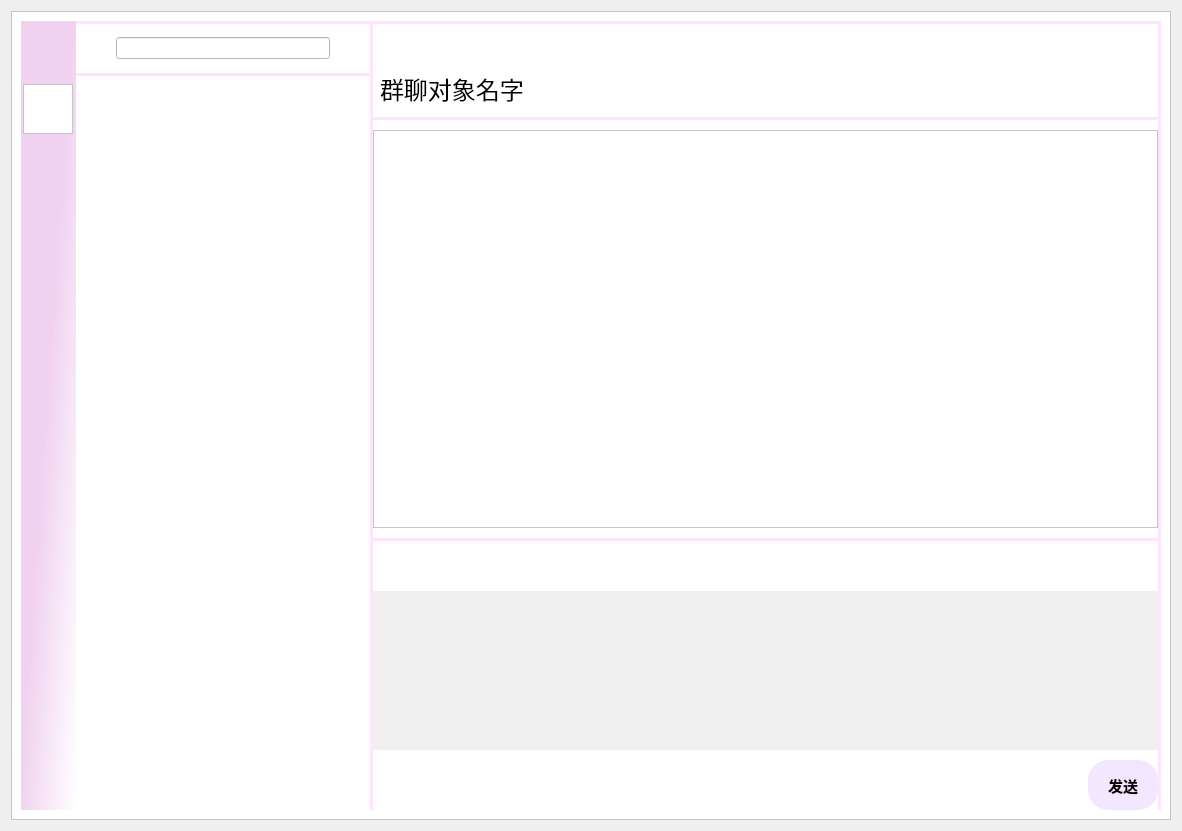
<?xml version="1.0" encoding="UTF-8"?>
<ui version="4.0">
 <class>Form</class>
 <widget class="QWidget" name="Form">
  <property name="geometry">
   <rect>
    <x>0</x>
    <y>0</y>
    <width>1182</width>
    <height>831</height>
   </rect>
  </property>
  <property name="maximumSize">
   <size>
    <width>16777215</width>
    <height>16777215</height>
   </size>
  </property>
  <property name="windowTitle">
   <string>Form</string>
  </property>
  <property name="styleSheet">
   <string notr="true"/>
  </property>
  <layout class="QGridLayout" name="gridLayout">
   <item row="0" column="0">
    <widget class="QFrame" name="frame">
     <property name="minimumSize">
      <size>
       <width>31</width>
       <height>31</height>
      </size>
     </property>
     <property name="font">
      <font>
       <family>微软雅黑</family>
      </font>
     </property>
     <property name="styleSheet">
      <string notr="true">background-color: rgb(255, 255, 255);
</string>
     </property>
     <property name="frameShape">
      <enum>QFrame::StyledPanel</enum>
     </property>
     <property name="frameShadow">
      <enum>QFrame::Raised</enum>
     </property>
     <layout class="QHBoxLayout" name="horizontalLayout_11">
      <item>
       <layout class="QHBoxLayout" name="horizontalLayout_10" stretch="0,3,0,8,0">
        <property name="spacing">
         <number>0</number>
        </property>
        <item>
         <widget class="QWidget" name="tool_" native="true">
          <property name="minimumSize">
           <size>
            <width>55</width>
            <height>0</height>
           </size>
          </property>
          <property name="maximumSize">
           <size>
            <width>55</width>
            <height>16777215</height>
           </size>
          </property>
          <property name="styleSheet">
           <string notr="true">#tool_{
	background-color: qlineargradient(spread:pad, x1:0, y1:0, x2:1, y2:1, stop:0.467662 rgba(240, 209, 240, 255), stop:1 rgba(255, 255, 255, 255));}
</string>
          </property>
          <layout class="QVBoxLayout" name="verticalLayout">
           <property name="leftMargin">
            <number>0</number>
           </property>
           <property name="rightMargin">
            <number>0</number>
           </property>
           <item>
            <spacer name="verticalSpacer_4">
             <property name="orientation">
              <enum>Qt::Vertical</enum>
             </property>
             <property name="sizeType">
              <enum>QSizePolicy::Fixed</enum>
             </property>
             <property name="sizeHint" stdset="0">
              <size>
               <width>17</width>
               <height>17</height>
              </size>
             </property>
            </spacer>
           </item>
           <item>
            <layout class="QHBoxLayout" name="horizontalLayout_5">
             <property name="spacing">
              <number>0</number>
             </property>
             <property name="sizeConstraint">
              <enum>QLayout::SetNoConstraint</enum>
             </property>
             <property name="leftMargin">
              <number>0</number>
             </property>
             <property name="rightMargin">
              <number>0</number>
             </property>
            </layout>
           </item>
           <item>
            <spacer name="verticalSpacer_2">
             <property name="orientation">
              <enum>Qt::Vertical</enum>
             </property>
             <property name="sizeType">
              <enum>QSizePolicy::Fixed</enum>
             </property>
             <property name="sizeHint" stdset="0">
              <size>
               <width>17</width>
               <height>37</height>
              </size>
             </property>
            </spacer>
           </item>
           <item>
            <layout class="QHBoxLayout" name="horizontalLayout_12">
             <item>
              <widget class="QFrame" name="frame_4">
               <property name="sizePolicy">
                <sizepolicy hsizetype="Fixed" vsizetype="Fixed">
                 <horstretch>0</horstretch>
                 <verstretch>0</verstretch>
                </sizepolicy>
               </property>
               <property name="minimumSize">
                <size>
                 <width>50</width>
                 <height>50</height>
                </size>
               </property>
               <property name="maximumSize">
                <size>
                 <width>50</width>
                 <height>50</height>
                </size>
               </property>
               <property name="contextMenuPolicy">
                <enum>Qt::PreventContextMenu</enum>
               </property>
               <property name="layoutDirection">
                <enum>Qt::LeftToRight</enum>
               </property>
               <property name="styleSheet">
                <string notr="true">border-image: url(:/chat_icon/chat_icon/1559839459357.jpeg);</string>
               </property>
               <property name="frameShape">
                <enum>QFrame::StyledPanel</enum>
               </property>
               <property name="frameShadow">
                <enum>QFrame::Raised</enum>
               </property>
              </widget>
             </item>
            </layout>
           </item>
           <item>
            <layout class="QHBoxLayout" name="horizontalLayout_2">
             <item>
              <widget class="QPushButton" name="pushButton">
               <property name="minimumSize">
                <size>
                 <width>30</width>
                 <height>30</height>
                </size>
               </property>
               <property name="maximumSize">
                <size>
                 <width>30</width>
                 <height>30</height>
                </size>
               </property>
               <property name="styleSheet">
                <string notr="true">QPushButton
{border-image: url(:/chat_icon/chat_icon/qipao_empty.png);
background-color: transparent;
background-repeat: no-repeat;
    	background-position: center;
		background-size: 100% 100%;
        border: none;
        min-width: 30px;
        min-height: 30px;}
QPushButton:hover{
	border-image: url(:/chat_icon/chat_icon/qipao_fill.png);
	
}

QPushButton:pressed {
	background-color: rgb(255, 255, 255);
}</string>
               </property>
               <property name="text">
                <string/>
               </property>
              </widget>
             </item>
            </layout>
           </item>
           <item>
            <layout class="QHBoxLayout" name="horizontalLayout_4">
             <item>
              <widget class="QPushButton" name="pushButton_2">
               <property name="minimumSize">
                <size>
                 <width>30</width>
                 <height>30</height>
                </size>
               </property>
               <property name="maximumSize">
                <size>
                 <width>30</width>
                 <height>30</height>
                </size>
               </property>
               <property name="layoutDirection">
                <enum>Qt::LeftToRight</enum>
               </property>
               <property name="autoFillBackground">
                <bool>false</bool>
               </property>
               <property name="styleSheet">
                <string notr="true">QPushButton{border-image: url(:/chat_icon/chat_icon/icons8-customer-50.png);
background-color: transparent;
background-repeat: no-repeat;
    	background-position: center;
        border: none;
        min-width: 30px;
        min-height: 30px;}
QPushButton:hover{
	border-image: url(:/chat_icon/chat_icon/icons8-customer-fill-50 .png);
}

QPushButton:pressed {
	background-color: rgb(255, 255, 255);
}</string>
               </property>
               <property name="text">
                <string/>
               </property>
              </widget>
             </item>
            </layout>
           </item>
           <item>
            <spacer name="verticalSpacer">
             <property name="orientation">
              <enum>Qt::Vertical</enum>
             </property>
             <property name="sizeHint" stdset="0">
              <size>
               <width>17</width>
               <height>438</height>
              </size>
             </property>
            </spacer>
           </item>
           <item>
            <layout class="QHBoxLayout" name="horizontalLayout_3">
             <item>
              <widget class="QPushButton" name="pushButton_3">
               <property name="minimumSize">
                <size>
                 <width>30</width>
                 <height>30</height>
                </size>
               </property>
               <property name="maximumSize">
                <size>
                 <width>30</width>
                 <height>30</height>
                </size>
               </property>
               <property name="styleSheet">
                <string notr="true">QPushButton{
border-image: url(:/chat_icon/chat_icon/set_empty.png);
background-color: transparent;
background-repeat: no-repeat;
    	background-position: center;
        border: none;
        min-width: 30px;
        min-height: 30px;}
QPushButton:hover{
	border-image: url(:/chat_icon/chat_icon/set_fill.png);
	
}

QPushButton:pressed {
	background-color: rgb(255, 255, 255);
}</string>
               </property>
               <property name="text">
                <string/>
               </property>
              </widget>
             </item>
            </layout>
           </item>
           <item>
            <spacer name="verticalSpacer_5">
             <property name="orientation">
              <enum>Qt::Vertical</enum>
             </property>
             <property name="sizeType">
              <enum>QSizePolicy::Fixed</enum>
             </property>
             <property name="sizeHint" stdset="0">
              <size>
               <width>17</width>
               <height>17</height>
              </size>
             </property>
            </spacer>
           </item>
          </layout>
         </widget>
        </item>
        <item>
         <layout class="QVBoxLayout" name="verticalLayout_2">
          <property name="spacing">
           <number>12</number>
          </property>
          <property name="topMargin">
           <number>0</number>
          </property>
          <item>
           <widget class="Line" name="line_8">
            <property name="styleSheet">
             <string notr="true">background-color: rgb(255, 228, 255);
color: rgb(255, 228, 255);
border:None</string>
            </property>
            <property name="orientation">
             <enum>Qt::Horizontal</enum>
            </property>
           </widget>
          </item>
          <item>
           <layout class="QHBoxLayout" name="horizontalLayout" stretch="0,0,0">
            <property name="spacing">
             <number>10</number>
            </property>
            <property name="sizeConstraint">
             <enum>QLayout::SetFixedSize</enum>
            </property>
            <property name="leftMargin">
             <number>5</number>
            </property>
            <property name="rightMargin">
             <number>5</number>
            </property>
            <item>
             <widget class="QFrame" name="frame_3">
              <property name="sizePolicy">
               <sizepolicy hsizetype="Fixed" vsizetype="Fixed">
                <horstretch>0</horstretch>
                <verstretch>0</verstretch>
               </sizepolicy>
              </property>
              <property name="minimumSize">
               <size>
                <width>25</width>
                <height>25</height>
               </size>
              </property>
              <property name="maximumSize">
               <size>
                <width>25</width>
                <height>25</height>
               </size>
              </property>
              <property name="styleSheet">
               <string notr="true">border-image: url(:/chat_icon/chat_icon/serash.png)0 0 0 0;
background-color: transparent;</string>
              </property>
              <property name="frameShape">
               <enum>QFrame::StyledPanel</enum>
              </property>
              <property name="frameShadow">
               <enum>QFrame::Raised</enum>
              </property>
             </widget>
            </item>
            <item>
             <widget class="QLineEdit" name="lineEdit">
              <property name="sizePolicy">
               <sizepolicy hsizetype="Expanding" vsizetype="Fixed">
                <horstretch>0</horstretch>
                <verstretch>0</verstretch>
               </sizepolicy>
              </property>
              <property name="minimumSize">
               <size>
                <width>127</width>
                <height>0</height>
               </size>
              </property>
              <property name="maximumSize">
               <size>
                <width>16777215</width>
                <height>16777215</height>
               </size>
              </property>
             </widget>
            </item>
            <item>
             <widget class="QPushButton" name="pushButton_4">
              <property name="sizePolicy">
               <sizepolicy hsizetype="Fixed" vsizetype="Fixed">
                <horstretch>0</horstretch>
                <verstretch>0</verstretch>
               </sizepolicy>
              </property>
              <property name="minimumSize">
               <size>
                <width>25</width>
                <height>25</height>
               </size>
              </property>
              <property name="maximumSize">
               <size>
                <width>25</width>
                <height>25</height>
               </size>
              </property>
              <property name="styleSheet">
               <string notr="true">QPushButton{border-image: url(:/chat_icon/chat_icon/add_icon.png);
background-color: transparent;
background-repeat: no-repeat;
    	background-position: center;
        border: none;
        min-width: 25px;
        min-height: 25px;
}

QPushButton:hover{
	background-color: rgba(240, 240, 240,0.7);
}

QPushButton:pressed {
	border-image: url(:/chat_icon/chat_icon/icons8-add-p-50.png);
	background-color: rgb(0, 0, 0);
}
</string>
              </property>
              <property name="text">
               <string/>
              </property>
             </widget>
            </item>
           </layout>
          </item>
          <item>
           <widget class="Line" name="line_2">
            <property name="styleSheet">
             <string notr="true">background-color: rgb(255, 228, 255);
color: rgb(255, 228, 255);
border:None</string>
            </property>
            <property name="orientation">
             <enum>Qt::Horizontal</enum>
            </property>
           </widget>
          </item>
          <item>
           <widget class="QListWidget" name="listWidget">
            <property name="minimumSize">
             <size>
              <width>200</width>
              <height>0</height>
             </size>
            </property>
            <property name="maximumSize">
             <size>
              <width>16777215</width>
              <height>16777215</height>
             </size>
            </property>
            <property name="styleSheet">
             <string notr="true">background-color: rgb(255, 255, 255);
border:None</string>
            </property>
           </widget>
          </item>
         </layout>
        </item>
        <item>
         <widget class="Line" name="line_5">
          <property name="styleSheet">
           <string notr="true">background-color: rgb(255, 228, 255);
color: rgb(255, 228, 255);
border:None</string>
          </property>
          <property name="orientation">
           <enum>Qt::Vertical</enum>
          </property>
         </widget>
        </item>
        <item>
         <layout class="QVBoxLayout" name="verticalLayout_3" stretch="0,0,0,0,5,0,0,2,0">
          <property name="spacing">
           <number>10</number>
          </property>
          <item>
           <widget class="Line" name="line_9">
            <property name="styleSheet">
             <string notr="true">background-color: rgb(255, 228, 255);
color: rgb(255, 228, 255);
border:None</string>
            </property>
            <property name="orientation">
             <enum>Qt::Horizontal</enum>
            </property>
           </widget>
          </item>
          <item>
           <layout class="QHBoxLayout" name="horizontalLayout_6">
            <property name="spacing">
             <number>15</number>
            </property>
            <property name="leftMargin">
             <number>5</number>
            </property>
            <property name="rightMargin">
             <number>5</number>
            </property>
            <item>
             <spacer name="horizontalSpacer">
              <property name="orientation">
               <enum>Qt::Horizontal</enum>
              </property>
              <property name="sizeHint" stdset="0">
               <size>
                <width>40</width>
                <height>20</height>
               </size>
              </property>
             </spacer>
            </item>
            <item>
             <widget class="QPushButton" name="pushButton_5">
              <property name="sizePolicy">
               <sizepolicy hsizetype="Fixed" vsizetype="Maximum">
                <horstretch>0</horstretch>
                <verstretch>0</verstretch>
               </sizepolicy>
              </property>
              <property name="minimumSize">
               <size>
                <width>27</width>
                <height>27</height>
               </size>
              </property>
              <property name="maximumSize">
               <size>
                <width>27</width>
                <height>27</height>
               </size>
              </property>
              <property name="layoutDirection">
               <enum>Qt::LeftToRight</enum>
              </property>
              <property name="autoFillBackground">
               <bool>false</bool>
              </property>
              <property name="styleSheet">
               <string notr="true">QPushButton{
border-image: url(:/chat_icon/chat_icon/icons8-减法-30.png);
background-color: transparent;
background-repeat: no-repeat;
    	background-position: center;
        border: none;
        min-width: 27px;
        min-height: 27px;}
QPushButton:hover{
background-color: rgba(240, 240, 240,0.7);
}

QPushButton:pressed {
	border-image: url(:/chat_icon/chat_icon/icons8-减法-p-30.png);
background-color: rgb(0, 0, 0); 
}
</string>
              </property>
              <property name="text">
               <string/>
              </property>
             </widget>
            </item>
            <item>
             <widget class="QPushButton" name="pushButton_13">
              <property name="sizePolicy">
               <sizepolicy hsizetype="Fixed" vsizetype="Maximum">
                <horstretch>0</horstretch>
                <verstretch>0</verstretch>
               </sizepolicy>
              </property>
              <property name="minimumSize">
               <size>
                <width>27</width>
                <height>27</height>
               </size>
              </property>
              <property name="maximumSize">
               <size>
                <width>27</width>
                <height>27</height>
               </size>
              </property>
              <property name="layoutDirection">
               <enum>Qt::LeftToRight</enum>
              </property>
              <property name="autoFillBackground">
               <bool>false</bool>
              </property>
              <property name="styleSheet">
               <string notr="true">QPushButton
{border-image: url(:/chat_icon/chat_icon/icons8-full-screen-50.png);
background-color: transparent;
background-repeat: no-repeat;
    	background-position: center;
        border: none;
        min-width: 27px;
        min-height: 27px;}
QPushButton:hover{
background-color: rgba(240, 240, 240,0.7);
}

QPushButton:pressed {
	border-image: url(:/chat_icon/chat_icon/icons8-full-screen-p-50.png);
background-color: rgb(0, 0, 0); 
}</string>
              </property>
              <property name="text">
               <string/>
              </property>
             </widget>
            </item>
            <item>
             <widget class="QPushButton" name="pushButton_6">
              <property name="sizePolicy">
               <sizepolicy hsizetype="Fixed" vsizetype="Maximum">
                <horstretch>0</horstretch>
                <verstretch>0</verstretch>
               </sizepolicy>
              </property>
              <property name="minimumSize">
               <size>
                <width>27</width>
                <height>27</height>
               </size>
              </property>
              <property name="maximumSize">
               <size>
                <width>27</width>
                <height>27</height>
               </size>
              </property>
              <property name="layoutDirection">
               <enum>Qt::LeftToRight</enum>
              </property>
              <property name="autoFillBackground">
               <bool>false</bool>
              </property>
              <property name="styleSheet">
               <string notr="true">QPushButton{border-image: url(:/chat_icon/chat_icon/icons8-乘-30.png);
background-color: transparent;
background-repeat: no-repeat;
    	background-position: center;
        border: none;
        min-width: 27px;
        min-height: 27px;}
QPushButton:hover{
background-color: rgba(240, 240, 240,0.7);
}

QPushButton:pressed {
	border-image: url(:/chat_icon/chat_icon/icons8-乘-p-30.png);
background-color: rgb(0, 0, 0); 
}</string>
              </property>
              <property name="text">
               <string/>
              </property>
             </widget>
            </item>
           </layout>
          </item>
          <item>
           <layout class="QHBoxLayout" name="horizontalLayout_7">
            <property name="leftMargin">
             <number>7</number>
            </property>
            <property name="rightMargin">
             <number>7</number>
            </property>
            <item>
             <widget class="QLabel" name="label">
              <property name="font">
               <font>
                <family>微软雅黑</family>
                <pointsize>18</pointsize>
               </font>
              </property>
              <property name="styleSheet">
               <string notr="true">color: rgb(0, 0, 0);
background-color: transparent;</string>
              </property>
              <property name="text">
               <string>群聊对象名字</string>
              </property>
             </widget>
            </item>
            <item>
             <spacer name="horizontalSpacer_2">
              <property name="orientation">
               <enum>Qt::Horizontal</enum>
              </property>
              <property name="sizeHint" stdset="0">
               <size>
                <width>40</width>
                <height>20</height>
               </size>
              </property>
             </spacer>
            </item>
            <item>
             <widget class="QPushButton" name="pushButton_7">
              <property name="minimumSize">
               <size>
                <width>30</width>
                <height>30</height>
               </size>
              </property>
              <property name="maximumSize">
               <size>
                <width>30</width>
                <height>30</height>
               </size>
              </property>
              <property name="layoutDirection">
               <enum>Qt::LeftToRight</enum>
              </property>
              <property name="autoFillBackground">
               <bool>false</bool>
              </property>
              <property name="styleSheet">
               <string notr="true">border-image: url(:/chat_icon/qianjin);
background-color: transparent;
background-repeat: no-repeat;
    	background-position: center;
        border: none;
        min-width: 30px;
        min-height: 30px;</string>
              </property>
              <property name="text">
               <string/>
              </property>
             </widget>
            </item>
           </layout>
          </item>
          <item>
           <widget class="Line" name="line_6">
            <property name="styleSheet">
             <string notr="true">background-color: rgb(255, 228, 255);
color: rgb(255, 228, 255);
border:None</string>
            </property>
            <property name="orientation">
             <enum>Qt::Horizontal</enum>
            </property>
           </widget>
          </item>
          <item>
           <widget class="QScrollArea" name="scrollArea">
            <property name="styleSheet">
             <string notr="true">background-color: rgb(255, 255, 255);</string>
            </property>
            <property name="widgetResizable">
             <bool>true</bool>
            </property>
            <widget class="QWidget" name="scrollAreaWidgetContents_2">
             <property name="geometry">
              <rect>
               <x>0</x>
               <y>0</y>
               <width>776</width>
               <height>382</height>
              </rect>
             </property>
            </widget>
           </widget>
          </item>
          <item>
           <widget class="Line" name="line_7">
            <property name="styleSheet">
             <string notr="true">background-color: rgb(255, 228, 255);
color: rgb(255, 228, 255);
border:None</string>
            </property>
            <property name="orientation">
             <enum>Qt::Horizontal</enum>
            </property>
           </widget>
          </item>
          <item>
           <layout class="QHBoxLayout" name="horizontalLayout_8">
            <property name="spacing">
             <number>15</number>
            </property>
            <property name="leftMargin">
             <number>5</number>
            </property>
            <property name="rightMargin">
             <number>5</number>
            </property>
            <item>
             <widget class="QPushButton" name="pushButton_8">
              <property name="minimumSize">
               <size>
                <width>30</width>
                <height>30</height>
               </size>
              </property>
              <property name="maximumSize">
               <size>
                <width>30</width>
                <height>30</height>
               </size>
              </property>
              <property name="layoutDirection">
               <enum>Qt::LeftToRight</enum>
              </property>
              <property name="autoFillBackground">
               <bool>false</bool>
              </property>
              <property name="styleSheet">
               <string notr="true">QPushButton{
border-image: url(:/chat_icon/chat_icon/icons8-快乐-30.png);
background-color: transparent;
background-repeat: no-repeat;
    	background-position: center;
        border: none;
        min-width: 30px;
        min-height: 30px;
}
QPushButton:hover{
background-color: rgba(240, 240, 240,0.7);
}

QPushButton:pressed {
	border-image: url(:/chat_icon/chat_icon/icons8-快乐-p-30.png);
	background-color: rgb(0, 0, 0);
}
</string>
              </property>
              <property name="text">
               <string/>
              </property>
             </widget>
            </item>
            <item>
             <widget class="QPushButton" name="pushButton_9">
              <property name="minimumSize">
               <size>
                <width>30</width>
                <height>30</height>
               </size>
              </property>
              <property name="maximumSize">
               <size>
                <width>30</width>
                <height>30</height>
               </size>
              </property>
              <property name="layoutDirection">
               <enum>Qt::LeftToRight</enum>
              </property>
              <property name="autoFillBackground">
               <bool>false</bool>
              </property>
              <property name="styleSheet">
               <string notr="true">QPushButton{
border-image: url(:/chat_icon/chat_icon/icons8-folder-50.png);
background-color: transparent;
background-repeat: no-repeat;
    	background-position: center;
        border: none;
        min-width: 30px;
        min-height: 30px;}
QPushButton:hover{
background-color: rgba(240, 240, 240,0.7);
}

QPushButton:pressed {
	border-image: url(:/chat_icon/chat_icon/icons8-folder-p-50.png);
background-color: rgb(0, 0, 0);
}</string>
              </property>
              <property name="text">
               <string/>
              </property>
             </widget>
            </item>
            <item>
             <widget class="QPushButton" name="pushButton_11">
              <property name="minimumSize">
               <size>
                <width>30</width>
                <height>30</height>
               </size>
              </property>
              <property name="maximumSize">
               <size>
                <width>30</width>
                <height>30</height>
               </size>
              </property>
              <property name="layoutDirection">
               <enum>Qt::LeftToRight</enum>
              </property>
              <property name="autoFillBackground">
               <bool>false</bool>
              </property>
              <property name="styleSheet">
               <string notr="true">QPushButton{
border-image: url(:/chat_icon/chat_icon/icons8-chat-bubble-50.png);
background-color: transparent;
background-repeat: no-repeat;
    	background-position: center;
        border: none;
        min-width: 30px;
        min-height: 30px;}
QPushButton:hover{
background-color: rgba(240, 240, 240,0.7);
}

QPushButton:pressed {
	border-image: url(:/chat_icon/chat_icon/icons8-chat-bubble-p-50.png);
background-color: rgb(0, 0, 0);
}</string>
              </property>
              <property name="text">
               <string/>
              </property>
             </widget>
            </item>
            <item>
             <spacer name="horizontalSpacer_3">
              <property name="orientation">
               <enum>Qt::Horizontal</enum>
              </property>
              <property name="sizeHint" stdset="0">
               <size>
                <width>40</width>
                <height>20</height>
               </size>
              </property>
             </spacer>
            </item>
            <item>
             <widget class="QPushButton" name="pushButton_10">
              <property name="minimumSize">
               <size>
                <width>30</width>
                <height>30</height>
               </size>
              </property>
              <property name="maximumSize">
               <size>
                <width>30</width>
                <height>30</height>
               </size>
              </property>
              <property name="layoutDirection">
               <enum>Qt::LeftToRight</enum>
              </property>
              <property name="autoFillBackground">
               <bool>false</bool>
              </property>
              <property name="styleSheet">
               <string notr="true">QPushButton{border-image: url(:/chat_icon/chat_icon/icons8-video-call-50.png);
background-color: transparent;
background-repeat: no-repeat;
    	background-position: center;
        border: none;
        min-width: 30px;
        min-height: 30px;}
QPushButton:hover{
background-color: rgba(240, 240, 240,0.7);
}

QPushButton:pressed {
	
	border-image: url(:/chat_icon/chat_icon/icons8-video-call-p-50.png);
background-color: rgb(0, 0, 0);
}</string>
              </property>
              <property name="text">
               <string/>
              </property>
             </widget>
            </item>
           </layout>
          </item>
          <item>
           <widget class="QTextEdit" name="textEdit">
            <property name="baseSize">
             <size>
              <width>100</width>
              <height>50</height>
             </size>
            </property>
            <property name="font">
             <font>
              <family>微软雅黑</family>
              <pointsize>12</pointsize>
             </font>
            </property>
            <property name="styleSheet">
             <string notr="true">background-color: rgb(240, 240, 240);
border:None
</string>
            </property>
            <property name="html">
             <string>&lt;!DOCTYPE HTML PUBLIC &quot;-//W3C//DTD HTML 4.0//EN&quot; &quot;http://www.w3.org/TR/REC-html40/strict.dtd&quot;&gt;
&lt;html&gt;&lt;head&gt;&lt;meta name=&quot;qrichtext&quot; content=&quot;1&quot; /&gt;&lt;style type=&quot;text/css&quot;&gt;
p, li { white-space: pre-wrap; }
&lt;/style&gt;&lt;/head&gt;&lt;body style=&quot; font-family:'微软雅黑'; font-size:12pt; font-weight:400; font-style:normal;&quot;&gt;
&lt;p style=&quot;-qt-paragraph-type:empty; margin-top:0px; margin-bottom:0px; margin-left:0px; margin-right:0px; -qt-block-indent:0; text-indent:0px;&quot;&gt;&lt;br /&gt;&lt;/p&gt;&lt;/body&gt;&lt;/html&gt;</string>
            </property>
           </widget>
          </item>
          <item>
           <layout class="QHBoxLayout" name="horizontalLayout_9">
            <item>
             <spacer name="horizontalSpacer_4">
              <property name="orientation">
               <enum>Qt::Horizontal</enum>
              </property>
              <property name="sizeHint" stdset="0">
               <size>
                <width>40</width>
                <height>20</height>
               </size>
              </property>
             </spacer>
            </item>
            <item>
             <widget class="QPushButton" name="send_button">
              <property name="sizePolicy">
               <sizepolicy hsizetype="Expanding" vsizetype="Expanding">
                <horstretch>0</horstretch>
                <verstretch>0</verstretch>
               </sizepolicy>
              </property>
              <property name="minimumSize">
               <size>
                <width>70</width>
                <height>50</height>
               </size>
              </property>
              <property name="maximumSize">
               <size>
                <width>50</width>
                <height>50</height>
               </size>
              </property>
              <property name="font">
               <font>
                <family>微软雅黑</family>
                <pointsize>11</pointsize>
                <weight>75</weight>
                <bold>true</bold>
               </font>
              </property>
              <property name="styleSheet">
               <string notr="true">QPushButton
{color: rgb(0,0, 0);
background-color: rgb(242, 231, 255);
border-radius: 20px;}

QPushButton:hover{
background-color: rgba(242, 231, 255,0.7);
}

QPushButton:pressed {
background-color: rgb(0, 0, 0); 
color:rgb(255,228,255)
}
</string>
              </property>
              <property name="text">
               <string>发送</string>
              </property>
             </widget>
            </item>
           </layout>
          </item>
         </layout>
        </item>
        <item>
         <widget class="Line" name="line_10">
          <property name="styleSheet">
           <string notr="true">background-color: rgb(255, 228, 255);
color: rgb(255, 228, 255);
border:None</string>
          </property>
          <property name="orientation">
           <enum>Qt::Vertical</enum>
          </property>
         </widget>
        </item>
       </layout>
      </item>
     </layout>
    </widget>
   </item>
  </layout>
 </widget>
 <resources>
  <include location="chat_frame_image/chart_frame_icon.qrc"/>
 </resources>
 <connections/>
</ui>
